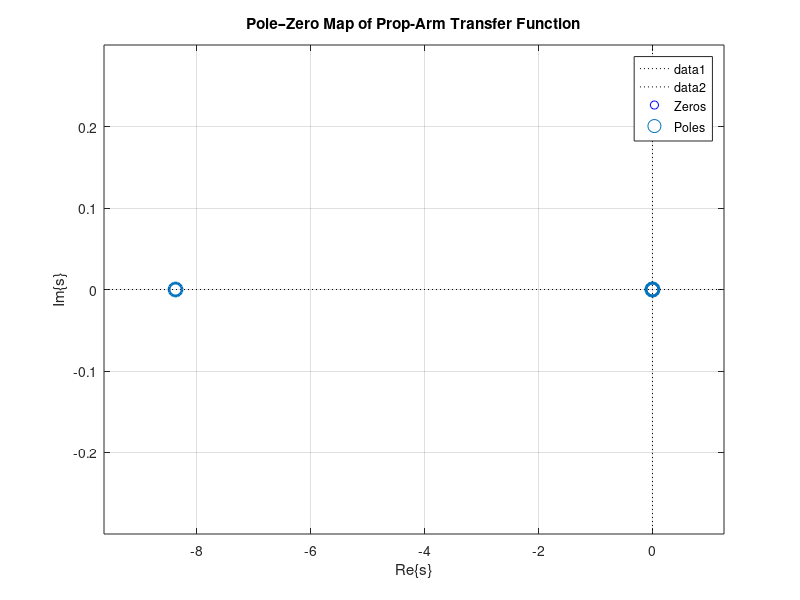

This chart was generated by the following MATLAB code: (Note: this script raises an error after producing the figure.)
% Script: pole_zero_prop_arm.m
% Plot pole–zero map with labels (poles = red x, zeros = blue o)

close all; clear; clc;

% ----------------- Parameters -----------------
Ke = 5.5e-3;   % back-emf per rad/s
Km = 5.5e-3;   % torque constant [N·m/A]
Jm = 3e-6;     % motor inertia [kg·m^2]
La1 = 0.21;    % arm length (one) [m]
La2 = 0.21;    % arm length (two) [m]
Ja  = 1/3*(0.014)*La1^3 + 0.016*La1^2 + 1/3*(0.014)*La2^3 + 0.016*La2^2;
Rm = 1;        % motor resistance [ohm]
Rs = 1;        % series resistance [ohm]
Kf = 10e-6;    % viscous friction [N·m·s]
Kt = 1.8e-3;   % arm torque coefficient

% Choose effective arm length for the numerator if needed
La = La1;

% ----------------- Transfer function G(s) = Y(s)/U(s) -----------------
a   = (1/Jm) * (Km*Ke/(Rs+Rm) + Kf);           % mechanical pole term
num = (Kt*Km*La) / (Ja*Jm*(Rs+Rm));            % constant numerator
den = [1, a, 0, 0];                            % s^3 + a s^2

G = tf(num, den);

% ----------------- Poles and zeros -----------------
p = pole(G);
z = zero(G);    % empty for this model (strictly proper)

% ----------------- Plot -----------------
figure('Color','w'); hold on; grid on; box on;
title('Pole–Zero Map of Prop-Arm Transfer Function');
xlabel('Re\{s\}'); ylabel('Im\{s\}');

% Axis range based on poles/zeros
allrz = [p; z];
if isempty(allrz), allrz = [ -1; -a ]; end
xr = [min(real(allrz)) max(real(allrz))];
yr = [min(imag(allrz)) max(imag(allrz))];
padx = 0.15*max(1, diff(xr)); pady = 0.3*max(1, diff(yr)+1e-3);
xlim([xr(1)-padx, xr(2)+padx]); ylim([yr(1)-pady, yr(2)+pady]);
plot(xlim, [0 0], 'k:'); plot([0 0], ylim, 'k:');

% Plot zeros (blue circles)
if ~isempty(z)
    scatter(real(z), imag(z), 90, 'bo', 'filled', 'DisplayName','Zeros');
else
    plot(nan, nan, 'bo', 'DisplayName','Zeros'); % keep legend
end

% Plot poles (red crosses)
scatter(real(p), imag(p), 90, 'rx', 'LineWidth', 2, 'DisplayName','Poles');
legend('Location','best');

% ----------------- Label roots with values -----------------
tol = 1e-9;       % grouping tolerance
label_roots(z, 'b', tol);
label_roots(p, 'r', tol);

% Also show MATLAB built-in view
figure('Color','w'); pzmap(G); grid on; title('pzmap(G)');

% =================== Local function ===================
function label_roots(vals, color, tol)
    % Group (nearly) identical roots and place a text label above each.
    if isempty(vals), return; end
    used = false(numel(vals),1);
    for k = 1:numel(vals)
        if used(k), continue; end
        same = abs(real(vals)-real(vals(k)))<tol & abs(imag(vals)-imag(vals(k)))<tol;
        group = vals(same);
        used(same) = true;

        w = mean(group);
        % Build text "a+bi" or just "a" if imaginary part ~ 0
        if abs(imag(w)) < 1e-9
            txt = sprintf('%.4g', real(w));
        else
            txt = sprintf('%.4g%+.4gi', real(w), imag(w));
        end
        if numel(group) > 1
            txt = sprintf('%s (\\times%d)', txt, numel(group));
        end

        % Small vertical offset for readability
        offs = 0.02 * (1 + 0.1*numel(group));
        text(real(w), imag(w)+offs, txt, 'Color', color, ...
             'FontSize', 11, 'HorizontalAlignment','center', ...
             'FontWeight', 'bold');
    end
end
